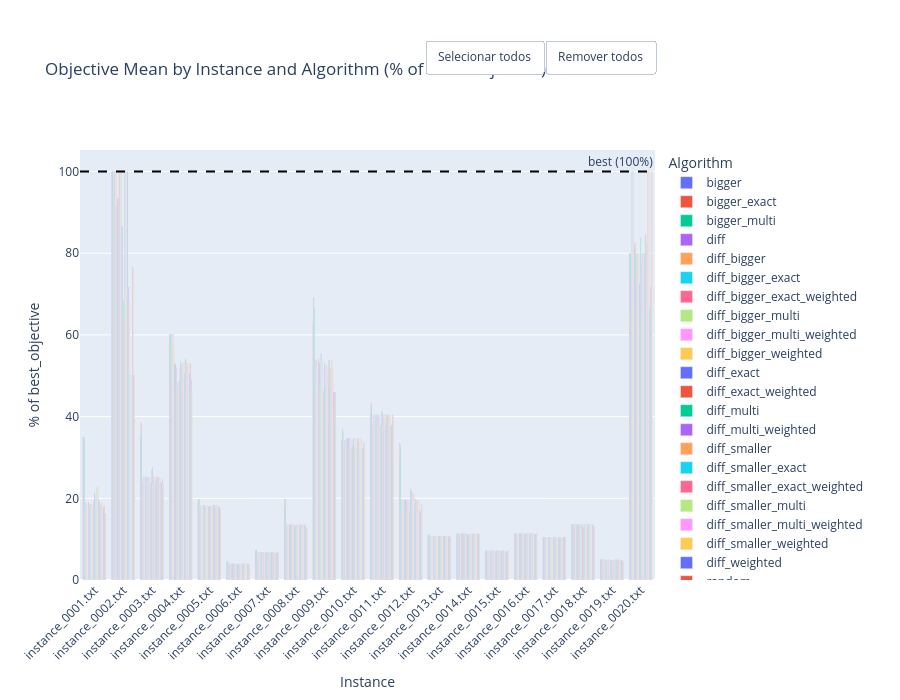

Source (notebook cell):
### Code cell
# Objective Mean as % of Best Objective

objective_plot = (
    df.pivot_table(
        index='instance',
        columns='algorithm',
        values='objective_mean',
        aggfunc='mean'
    )
    .sort_index()
    .fillna(0)
)

best_objective_by_instance = (
    df[['instance', 'best_objective']]
    .drop_duplicates(subset='instance')
    .set_index('instance')['best_objective']
)

objective_pct_plot = objective_plot.div(best_objective_by_instance, axis=0) * 100
objective_pct_plot = objective_pct_plot.replace([float('inf'), -float('inf')], 0).fillna(0)

fig = go.Figure()
for algo in objective_pct_plot.columns:
    fig.add_trace(go.Bar(
        name=algo,
        x=objective_pct_plot.index,
        y=objective_pct_plot[algo],
        hovertemplate=f'<b>{algo}</b><br>Instance: %{{x}}<br>%{{y:.1f}}% of best<extra></extra>'
    ))

fig.add_hline(y=100, line_dash='dash', line_color='black', annotation_text='best (100%)')

fig.update_layout(
    barmode='group',
    title='Objective Mean by Instance and Algorithm (% of Best Objective)',
    xaxis_title='Instance',
    yaxis_title='% of best_objective',
    legend_title='Algorithm',
    height=700,
    margin=dict(t=150),
    xaxis_tickangle=-45,
)
add_legend_mass_toggle(fig)
fig.show()

### Figure 1 — Plotly figure (JSON) as saved in the notebook; plotly's stock layout.template omitted (floating-point values rounded to 4 significant figures)
{"data": [{"hovertemplate": "<b>bigger</b><br>Instance: %{x}<br>%{y:.1f}% of best<extra></extra>", "name": "bigger", "type": "bar", "x": ["instance_0001.txt", "instance_0002.txt", "instance_0003.txt", "instance_0004.txt", "instance_0005.txt", "instance_0006.txt", "instance_0007.txt", "instance_0008.txt", "instance_0009.txt", "instance_0010.txt", "instance_0011.txt", "instance_0012.txt", "instance_0013.txt", "instance_0014.txt", "instance_0015.txt", "instance_0016.txt", "instance_0017.txt", "instance_0018.txt", "instance_0019.txt", "instance_0020.txt"], "y": [34.87, 100.0, 35.33, 60.15, 19.15, 4.542, 7.319, 17.78, 62.98, 34.47, 40.73, 29.69, 10.94, 11.27, 7.1, 11.21, 10.42, 13.71, 4.995, 80.0]}, {"hovertemplate": "<b>bigger_exact</b><br>Instance: %{x}<br>%{y:.1f}% of best<extra></extra>", "name": "bigger_exact", "type": "bar", "x": ["instance_0001.txt", "instance_0002.txt", "instance_0003.txt", "instance_0004.txt", "instance_0005.txt", "instance_0006.txt", "instance_0007.txt", "instance_0008.txt", "instance_0009.txt", "instance_0010.txt", "instance_0011.txt", "instance_0012.txt", "instance_0013.txt", "instance_0014.txt", "instance_0015.txt", "instance_0016.txt", "instance_0017.txt", "instance_0018.txt", "instance_0019.txt", "instance_0020.txt"], "y": [34.87, 100.0, 38.41, 60.15, 19.77, 4.617, 7.319, 19.8, 69.28, 37.1, 43.34, 33.48, 11.16, 11.42, 7.31, 11.37, 10.42, 13.71, 5.152, 80.0]}, {"hovertemplate": "<b>bigger_multi</b><br>Instance: %{x}<br>%{y:.1f}% of best<extra></extra>", "name": "bigger_multi", "type": "bar", "x": ["instance_0001.txt", "instance_0002.txt", "instance_0003.txt", "instance_0004.txt", "instance_0005.txt", "instance_0006.txt", "instance_0007.txt", "instance_0008.txt", "instance_0009.txt", "instance_0010.txt", "instance_0011.txt", "instance_0012.txt", "instance_0013.txt", "instance_0014.txt", "instance_0015.txt", "instance_0016.txt", "instance_0017.txt", "instance_0018.txt", "instance_0019.txt", "instance_0020.txt"], "y": [34.87, 100.0, 36.81, 60.15, 19.77, 4.617, 7.319, 19.8, 66.62, 36.44, 42.73, 32.78, 11.12, 11.39, 7.246, 11.37, 10.42, 13.71, 5.152, 80.0]}, {"hovertemplate": "<b>diff</b><br>Instance: %{x}<br>%{y:.1f}% of best<extra></extra>", "name": "diff", "type": "bar", "x": ["instance_0001.txt", "instance_0002.txt", "instance_0003.txt", "instance_0004.txt", "instance_0005.txt", "instance_0006.txt", "instance_0007.txt", "instance_0008.txt", "instance_0009.txt", "instance_0010.txt", "instance_0011.txt", "instance_0012.txt", "instance_0013.txt", "instance_0014.txt", "instance_0015.txt", "instance_0016.txt", "instance_0017.txt", "instance_0018.txt", "instance_0019.txt", "instance_0020.txt"], "y": [17.72, 91.67, 23.75, 49.52, 17.91, 3.858, 6.582, 13.41, 46.02, 32.2, 37.74, 16.86, 10.64, 11.27, 6.902, 11.21, 10.44, 13.53, 4.755, 72.89]}, {"hovertemplate": "<b>diff_bigger</b><br>Instance: %{x}<br>%{y:.1f}% of best<extra></extra>", "name": "diff_bigger", "type": "bar", "x": ["instance_0001.txt", "instance_0002.txt", "instance_0003.txt", "instance_0004.txt", "instance_0005.txt", "instance_0006.txt", "instance_0007.txt", "instance_0008.txt", "instance_0009.txt", "instance_0010.txt", "instance_0011.txt", "instance_0012.txt", "instance_0013.txt", "instance_0014.txt", "instance_0015.txt", "instance_0016.txt", "instance_0017.txt", "instance_0018.txt", "instance_0019.txt", "instance_0020.txt"], "y": [17.44, 100.0, 23.87, 57.14, 17.9, 3.858, 6.582, 13.4, 45.89, 31.99, 37.56, 16.74, 10.64, 11.27, 6.901, 11.21, 10.42, 13.53, 4.755, 66.67]}, {"hovertemplate": "<b>diff_bigger_exact</b><br>Instance: %{x}<br>%{y:.1f}% of best<extra></extra>", "name": "diff_bigger_exact", "type": "bar", "x": ["instance_0001.txt", "instance_0002.txt", "instance_0003.txt", "instance_0004.txt", "instance_0005.txt", "instance_0006.txt", "instance_0007.txt", "instance_0008.txt", "instance_0009.txt", "instance_0010.txt", "instance_0011.txt", "instance_0012.txt", "instance_0013.txt", "instance_0014.txt", "instance_0015.txt", "instance_0016.txt", "instance_0017.txt", "instance_0018.txt", "instance_0019.txt", "instance_0020.txt"], "y": [18.89, 100.0, 25.24, 60.15, 18.3, 3.995, 6.764, 13.51, 53.77, 34.24, 40.3, 19.67, 10.76, 11.33, 7.183, 11.37, 10.42, 13.53, 4.946, 100.0]}, {"hovertemplate": "<b>diff_bigger_exact_weighted</b><br>Instance: %{x}<br>%{y:.1f}% of best<extra></extra>", "name": "diff_bigger_exact_weighted", "type": "bar", "x": ["instance_0001.txt", "instance_0002.txt", "instance_0003.txt", "instance_0004.txt", "instance_0005.txt", "instance_0006.txt", "instance_0007.txt", "instance_0008.txt", "instance_0009.txt", "instance_0010.txt", "instance_0011.txt", "instance_0012.txt", "instance_0013.txt", "instance_0014.txt", "instance_0015.txt", "instance_0016.txt", "instance_0017.txt", "instance_0018.txt", "instance_0019.txt", "instance_0020.txt"], "y": [18.89, 100.0, 25.24, 60.15, 18.3, 3.995, 6.764, 13.51, 53.77, 34.24, 40.3, 19.67, 10.76, 11.33, 7.183, 11.37, 10.42, 13.53, 4.946, 100.0]}, {"hovertemplate": "<b>diff_bigger_multi</b><br>Instance: %{x}<br>%{y:.1f}% of best<extra></extra>", "name": "diff_bigger_multi", "type": "bar", "x": ["instance_0001.txt", "instance_0002.txt", "instance_0003.txt", "instance_0004.txt", "instance_0005.txt", "instance_0006.txt", "instance_0007.txt", "instance_0008.txt", "instance_0009.txt", "instance_0010.txt", "instance_0011.txt", "instance_0012.txt", "instance_0013.txt", "instance_0014.txt", "instance_0015.txt", "instance_0016.txt", "instance_0017.txt", "instance_0018.txt", "instance_0019.txt", "instance_0020.txt"], "y": [18.13, 100.0, 25.24, 60.15, 18.3, 3.995, 6.764, 13.51, 52.14, 34.24, 40.3, 19.42, 10.73, 11.33, 7.183, 11.37, 10.42, 13.53, 4.897, 100.0]}, {"hovertemplate": "<b>diff_bigger_multi_weighted</b><br>Instance: %{x}<br>%{y:.1f}% of best<extra></extra>", "name": "diff_bigger_multi_weighted", "type": "bar", "x": ["instance_0001.txt", "instance_0002.txt", "instance_0003.txt", "instance_0004.txt", "instance_0005.txt", "instance_0006.txt", "instance_0007.txt", "instance_0008.txt", "instance_0009.txt", "instance_0010.txt", "instance_0011.txt", "instance_0012.txt", "instance_0013.txt", "instance_0014.txt", "instance_0015.txt", "instance_0016.txt", "instance_0017.txt", "instance_0018.txt", "instance_0019.txt", "instance_0020.txt"], "y": [18.13, 100.0, 25.24, 60.15, 18.3, 3.995, 6.764, 13.51, 52.14, 34.24, 40.3, 19.42, 10.73, 11.33, 7.183, 11.37, 10.42, 13.53, 4.897, 100.0]}, {"hovertemplate": "<b>diff_bigger_weighted</b><br>Instance: %{x}<br>%{y:.1f}% of best<extra></extra>", "name": "diff_bigger_weighted", "type": "bar", "x": ["instance_0001.txt", "instance_0002.txt", "instance_0003.txt", "instance_0004.txt", "instance_0005.txt", "instance_0006.txt", "instance_0007.txt", "instance_0008.txt", "instance_0009.txt", "instance_0010.txt", "instance_0011.txt", "instance_0012.txt", "instance_0013.txt", "instance_0014.txt", "instance_0015.txt", "instance_0016.txt", "instance_0017.txt", "instance_0018.txt", "instance_0019.txt", "instance_0020.txt"], "y": [17.44, 100.0, 23.87, 57.14, 17.9, 3.858, 6.582, 13.4, 45.89, 31.99, 37.56, 16.74, 10.64, 11.27, 6.901, 11.21, 10.42, 13.53, 4.755, 66.67]}, {"hovertemplate": "<b>diff_exact</b><br>Instance: %{x}<br>%{y:.1f}% of best<extra></extra>", "name": "diff_exact", "type": "bar", "x": ["instance_0001.txt", "instance_0002.txt", "instance_0003.txt", "instance_0004.txt", "instance_0005.txt", "instance_0006.txt", "instance_0007.txt", "instance_0008.txt", "instance_0009.txt", "instance_0010.txt", "instance_0011.txt", "instance_0012.txt", "instance_0013.txt", "instance_0014.txt", "instance_0015.txt", "instance_0016.txt", "instance_0017.txt", "instance_0018.txt", "instance_0019.txt", "instance_0020.txt"], "y": [19.05, 91.67, 25.27, 52.66, 18.3, 3.995, 6.765, 13.52, 53.92, 34.71, 40.44, 19.72, 10.76, 11.33, 7.183, 11.37, 10.44, 13.53, 4.946, 81.11]}, {"hovertemplate": "<b>diff_exact_weighted</b><br>Instance: %{x}<br>%{y:.1f}% of best<extra></extra>", "name": "diff_exact_weighted", "type": "bar", "x": ["instance_0001.txt", "instance_0002.txt", "instance_0003.txt", "instance_0004.txt", "instance_0005.txt", "instance_0006.txt", "instance_0007.txt", "instance_0008.txt", "instance_0009.txt", "instance_0010.txt", "instance_0011.txt", "instance_0012.txt", "instance_0013.txt", "instance_0014.txt", "instance_0015.txt", "instance_0016.txt", "instance_0017.txt", "instance_0018.txt", "instance_0019.txt", "instance_0020.txt"], "y": [19.0, 93.33, 25.28, 53.07, 18.3, 3.995, 6.764, 13.52, 54.21, 34.7, 40.46, 19.7, 10.76, 11.33, 7.183, 11.37, 10.45, 13.53, 4.946, 82.44]}, {"hovertemplate": "<b>diff_multi</b><br>Instance: %{x}<br>%{y:.1f}% of best<extra></extra>", "name": "diff_multi", "type": "bar", "x": ["instance_0001.txt", "instance_0002.txt", "instance_0003.txt", "instance_0004.txt", "instance_0005.txt", "instance_0006.txt", "instance_0007.txt", "instance_0008.txt", "instance_0009.txt", "instance_0010.txt", "instance_0011.txt", "instance_0012.txt", "instance_0013.txt", "instance_0014.txt", "instance_0015.txt", "instance_0016.txt", "instance_0017.txt", "instance_0018.txt", "instance_0019.txt", "instance_0020.txt"], "y": [18.23, 85.0, 25.15, 52.78, 18.3, 3.995, 6.764, 13.51, 52.91, 34.58, 40.32, 19.43, 10.73, 11.33, 7.183, 11.37, 10.43, 13.53, 4.897, 79.78]}, {"hovertemplate": "<b>diff_multi_weighted</b><br>Instance: %{x}<br>%{y:.1f}% of best<extra></extra>", "name": "diff_multi_weighted", "type": "bar", "x": ["instance_0001.txt", "instance_0002.txt", "instance_0003.txt", "instance_0004.txt", "instance_0005.txt", "instance_0006.txt", "instance_0007.txt", "instance_0008.txt", "instance_0009.txt", "instance_0010.txt", "instance_0011.txt", "instance_0012.txt", "instance_0013.txt", "instance_0014.txt", "instance_0015.txt", "instance_0016.txt", "instance_0017.txt", "instance_0018.txt", "instance_0019.txt", "instance_0020.txt"], "y": [18.36, 93.33, 24.95, 51.94, 18.3, 3.995, 6.764, 13.53, 53.17, 34.59, 40.28, 19.39, 10.73, 11.33, 7.183, 11.37, 10.45, 13.53, 4.898, 73.56]}, {"hovertemplate": "<b>diff_smaller</b><br>Instance: %{x}<br>%{y:.1f}% of best<extra></extra>", "name": "diff_smaller", "type": "bar", "x": ["instance_0001.txt", "instance_0002.txt", "instance_0003.txt", "instance_0004.txt", "instance_0005.txt", "instance_0006.txt", "instance_0007.txt", "instance_0008.txt", "instance_0009.txt", "instance_0010.txt", "instance_0011.txt", "instance_0012.txt", "instance_0013.txt", "instance_0014.txt", "instance_0015.txt", "instance_0016.txt", "instance_0017.txt", "instance_0018.txt", "instance_0019.txt", "instance_0020.txt"], "y": [17.87, 100.0, 23.87, 46.43, 17.9, 3.858, 6.582, 13.4, 46.51, 32.19, 37.79, 16.74, 10.64, 11.27, 6.901, 11.21, 10.42, 13.53, 4.755, 80.0]}, {"hovertemplate": "<b>diff_smaller_exact</b><br>Instance: %{x}<br>%{y:.1f}% of best<extra></extra>", "name": "diff_smaller_exact", "type": "bar", "x": ["instance_0001.txt", "instance_0002.txt", "instance_0003.txt", "instance_0004.txt", "instance_0005.txt", "instance_0006.txt", "instance_0007.txt", "instance_0008.txt", "instance_0009.txt", "instance_0010.txt", "instance_0011.txt", "instance_0012.txt", "instance_0013.txt", "instance_0014.txt", "instance_0015.txt", "instance_0016.txt", "instance_0017.txt", "instance_0018.txt", "instance_0019.txt", "instance_0020.txt"], "y": [18.61, 100.0, 25.24, 48.45, 18.3, 3.995, 6.764, 13.51, 55.51, 34.7, 40.44, 19.67, 10.76, 11.33, 7.183, 11.37, 10.42, 13.53, 4.946, 80.0]}, {"hovertemplate": "<b>diff_smaller_exact_weighted</b><br>Instance: %{x}<br>%{y:.1f}% of best<extra></extra>", "name": "diff_smaller_exact_weighted", "type": "bar", "x": ["instance_0001.txt", "instance_0002.txt", "instance_0003.txt", "instance_0004.txt", "instance_0005.txt", "instance_0006.txt", "instance_0007.txt", "instance_0008.txt", "instance_0009.txt", "instance_0010.txt", "instance_0011.txt", "instance_0012.txt", "instance_0013.txt", "instance_0014.txt", "instance_0015.txt", "instance_0016.txt", "instance_0017.txt", "instance_0018.txt", "instance_0019.txt", "instance_0020.txt"], "y": [18.61, 100.0, 25.24, 48.45, 18.3, 3.995, 6.764, 13.51, 55.51, 34.7, 40.44, 19.67, 10.76, 11.33, 7.183, 11.37, 10.42, 13.53, 4.946, 80.0]}, {"hovertemplate": "<b>diff_smaller_multi</b><br>Instance: %{x}<br>%{y:.1f}% of best<extra></extra>", "name": "diff_smaller_multi", "type": "bar", "x": ["instance_0001.txt", "instance_0002.txt", "instance_0003.txt", "instance_0004.txt", "instance_0005.txt", "instance_0006.txt", "instance_0007.txt", "instance_0008.txt", "instance_0009.txt", "instance_0010.txt", "instance_0011.txt", "instance_0012.txt", "instance_0013.txt", "instance_0014.txt", "instance_0015.txt", "instance_0016.txt", "instance_0017.txt", "instance_0018.txt", "instance_0019.txt", "instance_0020.txt"], "y": [17.87, 100.0, 25.24, 48.45, 18.3, 3.995, 6.764, 13.51, 53.77, 34.59, 40.3, 19.67, 10.73, 11.33, 7.183, 11.37, 10.42, 13.53, 4.897, 80.0]}, {"hovertemplate": "<b>diff_smaller_multi_weighted</b><br>Instance: %{x}<br>%{y:.1f}% of best<extra></extra>", "name": "diff_smaller_multi_weighted", "type": "bar", "x": ["instance_0001.txt", "instance_0002.txt", "instance_0003.txt", "instance_0004.txt", "instance_0005.txt", "instance_0006.txt", "instance_0007.txt", "instance_0008.txt", "instance_0009.txt", "instance_0010.txt", "instance_0011.txt", "instance_0012.txt", "instance_0013.txt", "instance_0014.txt", "instance_0015.txt", "instance_0016.txt", "instance_0017.txt", "instance_0018.txt", "instance_0019.txt", "instance_0020.txt"], "y": [17.87, 100.0, 25.24, 48.45, 18.3, 3.995, 6.764, 13.51, 53.77, 34.59, 40.3, 19.67, 10.73, 11.33, 7.183, 11.37, 10.42, 13.53, 4.897, 80.0]}, {"hovertemplate": "<b>diff_smaller_weighted</b><br>Instance: %{x}<br>%{y:.1f}% of best<extra></extra>", "name": "diff_smaller_weighted", "type": "bar", "x": ["instance_0001.txt", "instance_0002.txt", "instance_0003.txt", "instance_0004.txt", "instance_0005.txt", "instance_0006.txt", "instance_0007.txt", "instance_0008.txt", "instance_0009.txt", "instance_0010.txt", "instance_0011.txt", "instance_0012.txt", "instance_0013.txt", "instance_0014.txt", "instance_0015.txt", "instance_0016.txt", "instance_0017.txt", "instance_0018.txt", "instance_0019.txt", "instance_0020.txt"], "y": [17.87, 100.0, 23.87, 46.43, 17.9, 3.858, 6.582, 13.4, 46.51, 32.19, 37.79, 16.74, 10.64, 11.27, 6.901, 11.21, 10.42, 13.53, 4.755, 80.0]}, {"hovertemplate": "<b>diff_weighted</b><br>Instance: %{x}<br>%{y:.1f}% of best<extra></extra>", "name": "diff_weighted", "type": "bar", "x": ["instance_0001.txt", "instance_0002.txt", "instance_0003.txt", "instance_0004.txt", "instance_0005.txt", "instance_0006.txt", "instance_0007.txt", "instance_0008.txt", "instance_0009.txt", "instance_0010.txt", "instance_0011.txt", "instance_0012.txt", "instance_0013.txt", "instance_0014.txt", "instance_0015.txt", "instance_0016.txt", "instance_0017.txt", "instance_0018.txt", "instance_0019.txt", "instance_0020.txt"], "y": [17.71, 86.67, 23.79, 48.94, 17.9, 3.858, 6.584, 13.4, 46.23, 32.2, 37.78, 16.89, 10.64, 11.27, 6.901, 11.21, 10.44, 13.53, 4.758, 72.67]}, {"hovertemplate": "<b>random</b><br>Instance: %{x}<br>%{y:.1f}% of best<extra></extra>", "name": "random", "type": "bar", "x": ["instance_0001.txt", "instance_0002.txt", "instance_0003.txt", "instance_0004.txt", "instance_0005.txt", "instance_0006.txt", "instance_0007.txt", "instance_0008.txt", "instance_0009.txt", "instance_0010.txt", "instance_0011.txt", "instance_0012.txt", "instance_0013.txt", "instance_0014.txt", "instance_0015.txt", "instance_0016.txt", "instance_0017.txt", "instance_0018.txt", "instance_0019.txt", "instance_0020.txt"], "y": [19.26, 65.0, 24.27, 51.52, 17.92, 3.882, 6.709, 12.95, 46.31, 32.78, 38.53, 19.48, 10.64, 11.17, 6.939, 10.98, 9.829, 12.7, 4.66, 66.67]}, {"hovertemplate": "<b>random_exact</b><br>Instance: %{x}<br>%{y:.1f}% of best<extra></extra>", "name": "random_exact", "type": "bar", "x": ["instance_0001.txt", "instance_0002.txt", "instance_0003.txt", "instance_0004.txt", "instance_0005.txt", "instance_0006.txt", "instance_0007.txt", "instance_0008.txt", "instance_0009.txt", "instance_0010.txt", "instance_0011.txt", "instance_0012.txt", "instance_0013.txt", "instance_0014.txt", "instance_0015.txt", "instance_0016.txt", "instance_0017.txt", "instance_0018.txt", "instance_0019.txt", "instance_0020.txt"], "y": [21.47, 68.33, 26.88, 53.59, 18.12, 3.944, 6.794, 13.2, 53.16, 34.59, 41.23, 22.32, 10.81, 11.29, 7.187, 11.42, 10.64, 12.79, 4.815, 83.78]}, {"hovertemplate": "<b>random_multi</b><br>Instance: %{x}<br>%{y:.1f}% of best<extra></extra>", "name": "random_multi", "type": "bar", "x": ["instance_0001.txt", "instance_0002.txt", "instance_0003.txt", "instance_0004.txt", "instance_0005.txt", "instance_0006.txt", "instance_0007.txt", "instance_0008.txt", "instance_0009.txt", "instance_0010.txt", "instance_0011.txt", "instance_0012.txt", "instance_0013.txt", "instance_0014.txt", "instance_0015.txt", "instance_0016.txt", "instance_0017.txt", "instance_0018.txt", "instance_0019.txt", "instance_0020.txt"], "y": [20.93, 63.33, 27.59, 52.57, 18.13, 3.962, 6.813, 13.31, 52.5, 34.5, 40.99, 22.06, 10.76, 11.26, 7.181, 11.36, 10.25, 12.84, 4.785, 77.78]}, {"hovertemplate": "<b>similar</b><br>Instance: %{x}<br>%{y:.1f}% of best<extra></extra>", "name": "similar", "type": "bar", "x": ["instance_0001.txt", "instance_0002.txt", "instance_0003.txt", "instance_0004.txt", "instance_0005.txt", "instance_0006.txt", "instance_0007.txt", "instance_0008.txt", "instance_0009.txt", "instance_0010.txt", "instance_0011.txt", "instance_0012.txt", "instance_0013.txt", "instance_0014.txt", "instance_0015.txt", "instance_0016.txt", "instance_0017.txt", "instance_0018.txt", "instance_0019.txt", "instance_0020.txt"], "y": [17.82, 65.0, 23.4, 51.07, 17.91, 3.858, 6.582, 13.38, 46.1, 32.18, 37.74, 16.92, 10.64, 11.27, 6.902, 11.21, 10.42, 13.53, 4.757, 74.89]}, {"hovertemplate": "<b>similar_bigger</b><br>Instance: %{x}<br>%{y:.1f}% of best<extra></extra>", "name": "similar_bigger", "type": "bar", "x": ["instance_0001.txt", "instance_0002.txt", "instance_0003.txt", "instance_0004.txt", "instance_0005.txt", "instance_0006.txt", "instance_0007.txt", "instance_0008.txt", "instance_0009.txt", "instance_0010.txt", "instance_0011.txt", "instance_0012.txt", "instance_0013.txt", "instance_0014.txt", "instance_0015.txt", "instance_0016.txt", "instance_0017.txt", "instance_0018.txt", "instance_0019.txt", "instance_0020.txt"], "y": [19.71, 100.0, 23.87, 50.65, 17.9, 3.858, 6.582, 13.41, 47.45, 32.19, 37.81, 18.73, 10.67, 11.27, 6.901, 11.21, 10.42, 13.53, 4.801, 80.0]}, {"hovertemplate": "<b>similar_bigger_exact</b><br>Instance: %{x}<br>%{y:.1f}% of best<extra></extra>", "name": "similar_bigger_exact", "type": "bar", "x": ["instance_0001.txt", "instance_0002.txt", "instance_0003.txt", "instance_0004.txt", "instance_0005.txt", "instance_0006.txt", "instance_0007.txt", "instance_0008.txt", "instance_0009.txt", "instance_0010.txt", "instance_0011.txt", "instance_0012.txt", "instance_0013.txt", "instance_0014.txt", "instance_0015.txt", "instance_0016.txt", "instance_0017.txt", "instance_0018.txt", "instance_0019.txt", "instance_0020.txt"], "y": [22.67, 100.0, 25.24, 53.06, 18.3, 3.995, 6.764, 13.62, 52.49, 34.7, 40.45, 21.55, 10.79, 11.33, 7.183, 11.37, 10.42, 13.53, 5.046, 80.0]}, {"hovertemplate": "<b>similar_bigger_exact_weighted</b><br>Instance: %{x}<br>%{y:.1f}% of best<extra></extra>", "name": "similar_bigger_exact_weighted", "type": "bar", "x": ["instance_0001.txt", "instance_0002.txt", "instance_0003.txt", "instance_0004.txt", "instance_0005.txt", "instance_0006.txt", "instance_0007.txt", "instance_0008.txt", "instance_0009.txt", "instance_0010.txt", "instance_0011.txt", "instance_0012.txt", "instance_0013.txt", "instance_0014.txt", "instance_0015.txt", "instance_0016.txt", "instance_0017.txt", "instance_0018.txt", "instance_0019.txt", "instance_0020.txt"], "y": [22.67, 100.0, 25.24, 53.06, 18.3, 3.995, 6.764, 13.51, 52.49, 34.7, 40.45, 21.55, 10.79, 11.33, 7.183, 11.37, 10.42, 13.53, 5.046, 80.0]}, {"hovertemplate": "<b>similar_bigger_multi</b><br>Instance: %{x}<br>%{y:.1f}% of best<extra></extra>", "name": "similar_bigger_multi", "type": "bar", "x": ["instance_0001.txt", "instance_0002.txt", "instance_0003.txt", "instance_0004.txt", "instance_0005.txt", "instance_0006.txt", "instance_0007.txt", "instance_0008.txt", "instance_0009.txt", "instance_0010.txt", "instance_0011.txt", "instance_0012.txt", "instance_0013.txt", "instance_0014.txt", "instance_0015.txt", "instance_0016.txt", "instance_0017.txt", "instance_0018.txt", "instance_0019.txt", "instance_0020.txt"], "y": [22.67, 100.0, 25.24, 53.06, 18.3, 3.995, 6.764, 13.62, 50.94, 34.59, 40.19, 20.98, 10.76, 11.33, 7.183, 11.37, 10.42, 13.53, 4.995, 80.0]}, {"hovertemplate": "<b>similar_bigger_multi_weighted</b><br>Instance: %{x}<br>%{y:.1f}% of best<extra></extra>", "name": "similar_bigger_multi_weighted", "type": "bar", "x": ["instance_0001.txt", "instance_0002.txt", "instance_0003.txt", "instance_0004.txt", "instance_0005.txt", "instance_0006.txt", "instance_0007.txt", "instance_0008.txt", "instance_0009.txt", "instance_0010.txt", "instance_0011.txt", "instance_0012.txt", "instance_0013.txt", "instance_0014.txt", "instance_0015.txt", "instance_0016.txt", "instance_0017.txt", "instance_0018.txt", "instance_0019.txt", "instance_0020.txt"], "y": [22.67, 100.0, 25.24, 53.06, 18.3, 3.995, 6.764, 13.51, 50.94, 34.59, 40.19, 20.98, 10.76, 11.33, 7.183, 11.37, 10.42, 13.53, 4.995, 80.0]}, {"hovertemplate": "<b>similar_bigger_weighted</b><br>Instance: %{x}<br>%{y:.1f}% of best<extra></extra>", "name": "similar_bigger_weighted", "type": "bar", "x": ["instance_0001.txt", "instance_0002.txt", "instance_0003.txt", "instance_0004.txt", "instance_0005.txt", "instance_0006.txt", "instance_0007.txt", "instance_0008.txt", "instance_0009.txt", "instance_0010.txt", "instance_0011.txt", "instance_0012.txt", "instance_0013.txt", "instance_0014.txt", "instance_0015.txt", "instance_0016.txt", "instance_0017.txt", "instance_0018.txt", "instance_0019.txt", "instance_0020.txt"], "y": [19.71, 100.0, 23.87, 50.65, 17.9, 3.858, 6.582, 13.31, 47.45, 32.19, 37.81, 18.73, 10.67, 11.27, 6.901, 11.21, 10.42, 13.53, 4.801, 80.0]}, {"hovertemplate": "<b>similar_exact</b><br>Instance: %{x}<br>%{y:.1f}% of best<extra></extra>", "name": "similar_exact", "type": "bar", "x": ["instance_0001.txt", "instance_0002.txt", "instance_0003.txt", "instance_0004.txt", "instance_0005.txt", "instance_0006.txt", "instance_0007.txt", "instance_0008.txt", "instance_0009.txt", "instance_0010.txt", "instance_0011.txt", "instance_0012.txt", "instance_0013.txt", "instance_0014.txt", "instance_0015.txt", "instance_0016.txt", "instance_0017.txt", "instance_0018.txt", "instance_0019.txt", "instance_0020.txt"], "y": [19.05, 70.0, 25.26, 53.77, 18.32, 3.995, 6.764, 13.5, 53.71, 34.7, 40.45, 19.76, 10.76, 11.33, 7.183, 11.37, 10.42, 13.52, 4.947, 84.67]}, {"hovertemplate": "<b>similar_exact_weighted</b><br>Instance: %{x}<br>%{y:.1f}% of best<extra></extra>", "name": "similar_exact_weighted", "type": "bar", "x": ["instance_0001.txt", "instance_0002.txt", "instance_0003.txt", "instance_0004.txt", "instance_0005.txt", "instance_0006.txt", "instance_0007.txt", "instance_0008.txt", "instance_0009.txt", "instance_0010.txt", "instance_0011.txt", "instance_0012.txt", "instance_0013.txt", "instance_0014.txt", "instance_0015.txt", "instance_0016.txt", "instance_0017.txt", "instance_0018.txt", "instance_0019.txt", "instance_0020.txt"], "y": [19.31, 71.67, 25.0, 54.17, 18.31, 3.995, 6.764, 13.51, 53.73, 34.7, 40.45, 19.66, 10.76, 11.33, 7.182, 11.37, 10.42, 13.53, 4.944, 83.33]}, {"hovertemplate": "<b>similar_multi</b><br>Instance: %{x}<br>%{y:.1f}% of best<extra></extra>", "name": "similar_multi", "type": "bar", "x": ["instance_0001.txt", "instance_0002.txt", "instance_0003.txt", "instance_0004.txt", "instance_0005.txt", "instance_0006.txt", "instance_0007.txt", "instance_0008.txt", "instance_0009.txt", "instance_0010.txt", "instance_0011.txt", "instance_0012.txt", "instance_0013.txt", "instance_0014.txt", "instance_0015.txt", "instance_0016.txt", "instance_0017.txt", "instance_0018.txt", "instance_0019.txt", "instance_0020.txt"], "y": [18.36, 71.67, 25.15, 52.93, 18.34, 3.994, 6.764, 13.48, 51.99, 34.54, 40.31, 19.4, 10.73, 11.33, 7.183, 11.37, 10.42, 13.53, 4.895, 82.0]}, {"hovertemplate": "<b>similar_multi_weighted</b><br>Instance: %{x}<br>%{y:.1f}% of best<extra></extra>", "name": "similar_multi_weighted", "type": "bar", "x": ["instance_0001.txt", "instance_0002.txt", "instance_0003.txt", "instance_0004.txt", "instance_0005.txt", "instance_0006.txt", "instance_0007.txt", "instance_0008.txt", "instance_0009.txt", "instance_0010.txt", "instance_0011.txt", "instance_0012.txt", "instance_0013.txt", "instance_0014.txt", "instance_0015.txt", "instance_0016.txt", "instance_0017.txt", "instance_0018.txt", "instance_0019.txt", "instance_0020.txt"], "y": [18.48, 68.33, 25.09, 53.45, 18.31, 3.995, 6.764, 13.49, 51.92, 34.56, 40.32, 19.52, 10.73, 11.33, 7.183, 11.37, 10.42, 13.53, 4.898, 82.67]}, {"hovertemplate": "<b>similar_smaller</b><br>Instance: %{x}<br>%{y:.1f}% of best<extra></extra>", "name": "similar_smaller", "type": "bar", "x": ["instance_0001.txt", "instance_0002.txt", "instance_0003.txt", "instance_0004.txt", "instance_0005.txt", "instance_0006.txt", "instance_0007.txt", "instance_0008.txt", "instance_0009.txt", "instance_0010.txt", "instance_0011.txt", "instance_0012.txt", "instance_0013.txt", "instance_0014.txt", "instance_0015.txt", "instance_0016.txt", "instance_0017.txt", "instance_0018.txt", "instance_0019.txt", "instance_0020.txt"], "y": [17.44, 50.0, 23.87, 50.65, 17.9, 3.858, 6.582, 13.4, 45.89, 32.19, 37.69, 16.74, 10.64, 11.27, 6.901, 11.21, 10.42, 13.53, 4.755, 66.67]}, {"hovertemplate": "<b>similar_smaller_exact</b><br>Instance: %{x}<br>%{y:.1f}% of best<extra></extra>", "name": "similar_smaller_exact", "type": "bar", "x": ["instance_0001.txt", "instance_0002.txt", "instance_0003.txt", "instance_0004.txt", "instance_0005.txt", "instance_0006.txt", "instance_0007.txt", "instance_0008.txt", "instance_0009.txt", "instance_0010.txt", "instance_0011.txt", "instance_0012.txt", "instance_0013.txt", "instance_0014.txt", "instance_0015.txt", "instance_0016.txt", "instance_0017.txt", "instance_0018.txt", "instance_0019.txt", "instance_0020.txt"], "y": [18.89, 50.0, 25.24, 53.06, 18.3, 3.995, 6.764, 13.51, 53.77, 34.7, 40.45, 19.67, 10.76, 11.33, 7.183, 11.37, 10.42, 13.53, 4.946, 100.0]}, {"hovertemplate": "<b>similar_smaller_exact_weighted</b><br>Instance: %{x}<br>%{y:.1f}% of best<extra></extra>", "name": "similar_smaller_exact_weighted", "type": "bar", "x": ["instance_0001.txt", "instance_0002.txt", "instance_0003.txt", "instance_0004.txt", "instance_0005.txt", "instance_0006.txt", "instance_0007.txt", "instance_0008.txt", "instance_0009.txt", "instance_0010.txt", "instance_0011.txt", "instance_0012.txt", "instance_0013.txt", "instance_0014.txt", "instance_0015.txt", "instance_0016.txt", "instance_0017.txt", "instance_0018.txt", "instance_0019.txt", "instance_0020.txt"], "y": [18.89, 50.0, 25.24, 53.06, 18.3, 3.995, 6.764, 13.51, 53.77, 34.7, 40.45, 19.67, 10.76, 11.33, 7.183, 11.37, 10.42, 13.53, 4.946, 100.0]}, {"hovertemplate": "<b>similar_smaller_multi</b><br>Instance: %{x}<br>%{y:.1f}% of best<extra></extra>", "name": "similar_smaller_multi", "type": "bar", "x": ["instance_0001.txt", "instance_0002.txt", "instance_0003.txt", "instance_0004.txt", "instance_0005.txt", "instance_0006.txt", "instance_0007.txt", "instance_0008.txt", "instance_0009.txt", "instance_0010.txt", "instance_0011.txt", "instance_0012.txt", "instance_0013.txt", "instance_0014.txt", "instance_0015.txt", "instance_0016.txt", "instance_0017.txt", "instance_0018.txt", "instance_0019.txt", "instance_0020.txt"], "y": [18.13, 50.0, 25.24, 53.06, 18.3, 3.995, 6.764, 13.51, 52.14, 34.59, 40.32, 19.42, 10.73, 11.33, 7.183, 11.37, 10.42, 13.53, 4.897, 100.0]}, {"hovertemplate": "<b>similar_smaller_multi_weighted</b><br>Instance: %{x}<br>%{y:.1f}% of best<extra></extra>", "name": "similar_smaller_multi_weighted", "type": "bar", "x": ["instance_0001.txt", "instance_0002.txt", "instance_0003.txt", "instance_0004.txt", "instance_0005.txt", "instance_0006.txt", "instance_0007.txt", "instance_0008.txt", "instance_0009.txt", "instance_0010.txt", "instance_0011.txt", "instance_0012.txt", "instance_0013.txt", "instance_0014.txt", "instance_0015.txt", "instance_0016.txt", "instance_0017.txt", "instance_0018.txt", "instance_0019.txt", "instance_0020.txt"], "y": [18.13, 50.0, 25.24, 53.06, 18.3, 3.995, 6.764, 13.51, 52.14, 34.59, 40.32, 19.42, 10.73, 11.33, 7.183, 11.37, 10.42, 13.53, 4.897, 100.0]}, {"hovertemplate": "<b>similar_smaller_weighted</b><br>Instance: %{x}<br>%{y:.1f}% of best<extra></extra>", "name": "similar_smaller_weighted", "type": "bar", "x": ["instance_0001.txt", "instance_0002.txt", "instance_0003.txt", "instance_0004.txt", "instance_0005.txt", "instance_0006.txt", "instance_0007.txt", "instance_0008.txt", "instance_0009.txt", "instance_0010.txt", "instance_0011.txt", "instance_0012.txt", "instance_0013.txt", "instance_0014.txt", "instance_0015.txt", "instance_0016.txt", "instance_0017.txt", "instance_0018.txt", "instance_0019.txt", "instance_0020.txt"], "y": [17.44, 50.0, 23.87, 50.65, 17.9, 3.858, 6.582, 13.4, 45.89, 32.19, 37.69, 16.74, 10.64, 11.27, 6.901, 11.21, 10.42, 13.53, 4.755, 66.67]}, {"hovertemplate": "<b>similar_weighted</b><br>Instance: %{x}<br>%{y:.1f}% of best<extra></extra>", "name": "similar_weighted", "type": "bar", "x": ["instance_0001.txt", "instance_0002.txt", "instance_0003.txt", "instance_0004.txt", "instance_0005.txt", "instance_0006.txt", "instance_0007.txt", "instance_0008.txt", "instance_0009.txt", "instance_0010.txt", "instance_0011.txt", "instance_0012.txt", "instance_0013.txt", "instance_0014.txt", "instance_0015.txt", "instance_0016.txt", "instance_0017.txt", "instance_0018.txt", "instance_0019.txt", "instance_0020.txt"], "y": [18.14, 76.67, 23.48, 53.01, 17.9, 3.858, 6.582, 13.37, 45.95, 32.18, 37.74, 16.98, 10.64, 11.27, 6.901, 11.21, 10.39, 13.52, 4.757, 71.78]}, {"hovertemplate": "<b>smaller</b><br>Instance: %{x}<br>%{y:.1f}% of best<extra></extra>", "name": "smaller", "type": "bar", "x": ["instance_0001.txt", "instance_0002.txt", "instance_0003.txt", "instance_0004.txt", "instance_0005.txt", "instance_0006.txt", "instance_0007.txt", "instance_0008.txt", "instance_0009.txt", "instance_0010.txt", "instance_0011.txt", "instance_0012.txt", "instance_0013.txt", "instance_0014.txt", "instance_0015.txt", "instance_0016.txt", "instance_0017.txt", "instance_0018.txt", "instance_0019.txt", "instance_0020.txt"], "y": [15.17, 50.0, 22.22, 46.75, 17.52, 3.78, 6.582, 12.35, 38.67, 31.97, 37.99, 15.8, 10.55, 11.1, 6.901, 11.21, 10.42, 13.01, 4.455, 66.67]}, {"hovertemplate": "<b>smaller_exact</b><br>Instance: %{x}<br>%{y:.1f}% of best<extra></extra>", "name": "smaller_exact", "type": "bar", "x": ["instance_0001.txt", "instance_0002.txt", "instance_0003.txt", "instance_0004.txt", "instance_0005.txt", "instance_0006.txt", "instance_0007.txt", "instance_0008.txt", "instance_0009.txt", "instance_0010.txt", "instance_0011.txt", "instance_0012.txt", "instance_0013.txt", "instance_0014.txt", "instance_0015.txt", "instance_0016.txt", "instance_0017.txt", "instance_0018.txt", "instance_0019.txt", "instance_0020.txt"], "y": [16.3, 50.0, 24.76, 48.98, 17.52, 3.884, 6.764, 12.53, 45.89, 33.77, 40.53, 18.62, 10.61, 11.3, 7.183, 11.37, 10.42, 13.01, 4.71, 100.0]}, {"hovertemplate": "<b>smaller_multi</b><br>Instance: %{x}<br>%{y:.1f}% of best<extra></extra>", "name": "smaller_multi", "type": "bar", "x": ["instance_0001.txt", "instance_0002.txt", "instance_0003.txt", "instance_0004.txt", "instance_0005.txt", "instance_0006.txt", "instance_0007.txt", "instance_0008.txt", "instance_0009.txt", "instance_0010.txt", "instance_0011.txt", "instance_0012.txt", "instance_0013.txt", "instance_0014.txt", "instance_0015.txt", "instance_0016.txt", "instance_0017.txt", "instance_0018.txt", "instance_0019.txt", "instance_0020.txt"], "y": [15.71, 50.0, 23.42, 46.75, 17.52, 3.858, 6.764, 12.53, 43.56, 33.65, 40.4, 18.19, 10.61, 11.27, 7.141, 11.37, 10.42, 13.01, 4.622, 100.0]}], "layout": {"annotations": [{"showarrow": false, "text": "best (100%)", "x": 1, "xanchor": "right", "xref": "x domain", "y": 100, "yanchor": "bottom", "yref": "y"}], "barmode": "group", "height": 700, "legend": {"title": {"text": "Algorithm"}}, "margin": {"t": 150}, "shapes": [{"line": {"color": "black", "dash": "dash"}, "type": "line", "x0": 0, "x1": 1, "xref": "x domain", "y0": 100, "y1": 100, "yref": "y"}], "title": {"text": "Objective Mean by Instance and Algorithm (% of Best Objective)"}, "updatemenus": [{"buttons": [{"args": [{"visible": [true, true, true, true, true, true, true, true, true, true, true, true, true, true, true, true, true, true, true, true, true, true, true, true, true, true, true, true, true, true, true, true, true, true, true, true, true, true, true, true, true, true, true, true, true]}], "label": "Selecionar todos", "method": "update"}, {"args": [{"visible": ["legendonly", "legendonly", "legendonly", "legendonly", "legendonly", "legendonly", "legendonly", "legendonly", "legendonly", "legendonly", "legendonly", "legendonly", "legendonly", "legendonly", "legendonly", "legendonly", "legendonly", "legendonly", "legendonly", "legendonly", "legendonly", "legendonly", "legendonly", "legendonly", "legendonly", "legendonly", "legendonly", "legendonly", "legendonly", "legendonly", "legendonly", "legendonly", "legendonly", "legendonly", "legendonly", "legendonly", "legendonly", "legendonly", "legendonly", "legendonly", "legendonly", "legendonly", "legendonly", "legendonly", "legendonly"]}], "label": "Remover todos", "method": "update"}], "direction": "right", "showactive": false, "type": "buttons", "x": 1, "xanchor": "right", "y": 1.18, "yanchor": "bottom"}], "xaxis": {"tickangle": -45, "title": {"text": "Instance"}}, "yaxis": {"title": {"text": "% of best_objective"}}}}
